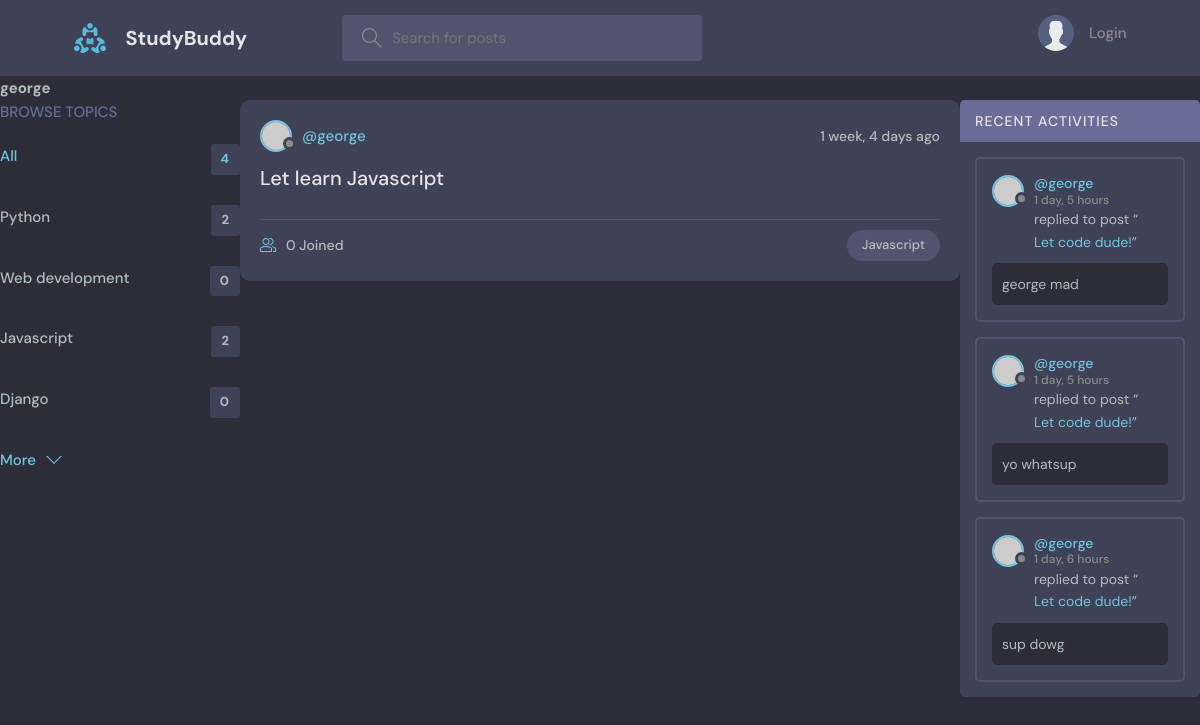
Screenshot of /profile/3/ with the database file from the repository.
### base/models.py (models this page shows, shortened)
class Topic(models.Model):
    name = models.CharField(max_length=200)

class Room(models.Model):
    host =models.ForeignKey(User, on_delete=models.SET_NULL, null=True)
    topic = models.ForeignKey(Topic, on_delete=models.SET_NULL, null=True)
    name = models.CharField(max_length=200)
    description = models.TextField(null=True, blank=True)
    participants = models.ManyToManyField(User, related_name='participants', blank=True)
    updated = models.DateTimeField(auto_now=True)
    created = models.DateTimeField(auto_now_add=True)
    class Meta:
        ordering = ['-updated', '-created']

class Message(models.Model):
    user = models.ForeignKey(User, on_delete=models.CASCADE)
    room = models.ForeignKey(Room, on_delete=models.CASCADE)
    body = models.TextField()
    updated = models.DateTimeField(auto_now=True)
    created = models.DateTimeField(auto_now_add=True)
    class Meta:
        ordering = ['-updated', '-created']

### base/views.py (the view)
def userProfile(request, pk):
    user=User.objects.get(id=pk)
    rooms= user.room_set.all()
    room_messages=user.message_set.all()
    topics = Topic.objects.all()
    context = {'user': user,'rooms': rooms,'room_messages': room_messages,'topics': topics}
    return render(request, 'base/profile.html', context)

### base/templates/base/profile.html (shortened to what this page needs)
{% extends 'main.html'%}
{% block content %}
<h1>{{user.username}}</h1>
<div class="profile-container">
    <div>
        {%include 'base/topics_component.html'%}
    </div>
    <div>
        {%include 'base/feed_component.html'%}
    </div>
    <div>
        {%include 'base/activity_component.html'%}
    </div>
</div>
{% endblock content %}

### base/templates/base/topics_component.html
<div class="topics">
    <div class="topics__header">
      <h2>Browse Topics</h2>
    </div>
    <ul class="topics__list">
      <li>
        <a href="{% url 'home' %}" class="active">All <span>{{topics.count}}</span></a>
      </li>
      {% for topic in topics %}
      <li>
        <a href="{% url 'home' %}?q={{topic.name}}">{{topic.name}} <span>{{topic.room_set.all.count}}</span></a>
      </li>
      {% endfor %}
    </ul>
    <a class="btn btn--link" href="topics.html">
      More
      <svg version="1.1" xmlns="http://www.w3.org/2000/svg" width="32" height="32" viewBox="0 0 32 32">
        <title>chevron-down</title>
        <path d="M16 21l-13-13h-3l16 16 16-16h-3l-13 13z"></path>
      </svg>
    </a>
  </div>

### base/templates/base/feed_component.html (shortened to what this page needs)
{% for room in rooms %}
<div class="roomListRoom">
            <div class="roomListRoom__header">
              <a href="{% url 'user-profile' room.host.id %}" class="roomListRoom__author">
                <div class="avatar avatar--small">
                  <img src="https://randomuser.me/api/portraits/women/11.jpg" />
                </div>
                <span>@{{room.host.username}}</span>
              </a>
              <div class="roomListRoom__actions">
                <span>{{room.created|timesince}} ago</span>
              </div>
            </div>
            <div class="roomListRoom__content">
              <a href="{% url 'room' room.id %}">{{room.name}}</a>
            </div>
            <div class="roomListRoom__meta">
              <a href="{% url 'room' room.id %}" class="roomListRoom__joined">
                {{room.participants.all.count}} Joined
              </a>
              <p class="roomListRoom__topic">{{room.topic.name}}</p>
            </div>
          </div>
          {% endfor %}

### base/templates/base/activity_component.html (shortened to what this page needs)
<div class="activities">
    <div class="activities__header">
      <h2>Recent Activities</h2>
    </div>
    {% for message in room_messages%}
    <div class="activities__box">
      <div class="activities__boxHeader roomListRoom__header">
        <a href="{% url 'user-profile' message.user.id %}" class="roomListRoom__author">
          <div class="avatar avatar--small">
            <img src="https://randomuser.me/api/portraits/women/11.jpg" />
          </div>
          <p>
            @{{message.user}}
            <span>{{message.created|timesince}}</span>
          </p>
        </a>
      </div>
      <div class="activities__boxContent">
        <p>replied to post “<a href="{%url 'room' message.room.id%}">{{message.room.name}}</a>”</p>
        <div class="activities__boxRoomContent">
         {{message.body}}
        </div>
      </div>
    </div>
    {% endfor %}
  </div>

### static/styles/style.css (style rules this page uses)
:root { --color-main: #71c6dd; --color-main-light: #e1f6fb; --color-dark: #3f4156; --color-dark-medium: #51546e; --color-dark-light: #696d97; --color-light: #e5e5e5; --color-gray: #8b8b8b; --color-light-gray: #b2bdbd; --color-bg: #2d2d39; --color-success: #5dd693; --color-error: #fc4b0b; }
* { font-family: "DM Sans", -apple-system, BlinkMacSystemFont, "Segoe UI", Roboto, Oxygen, Ubuntu, Cantarell, "Open Sans", "Helvetica Neue", sans-serif; margin: 0; padding: 0; box-sizing: border-box; text-rendering: optimizeLegibility; font-size: inherit; }
html { font-size: 56.25%; }
@media only screen and (min-width: 1200px) { html { font-size: 62.5%; } }
body { line-height: 1.6; font-weight: 400; font-size: 1.5rem; color: var(--color-light-gray); background-color: var(--color-bg); min-height: 100vh; }
img { width: 100%; }
a { display: inline-block; color: var(--color-main); text-decoration: none; }
.btn { background-color: transparent; border: none; display: inline-flex; align-items: center; gap: 1rem; cursor: pointer; transition: all ease-in-out 0.3s; padding: 1rem 2rem; border-radius: 5px; box-shadow: 1px 1px 3px 1px rgba(0, 0, 0, 0.15); font-weight: 500; }
.btn--link { border-radius: 0; padding: 0; color: var(--color-main); box-shadow: none; }
.btn > svg { fill: currentColor; width: 1.6rem; height: 1.6rem; }
.avatar { position: relative; display: inline-block; border-radius: 50%; border: 2px solid var(--color-main); }
.avatar img { display: block; border-radius: 50%; object-fit: cover; object-position: center; }
.avatar::after { content: ""; display: block; position: absolute; background-color: var(--color-gray); z-index: 111; border-radius: 50%; border: 0.3rem solid var(--color-dark); }
.avatar.avatar--small img { width: 2.8rem; height: 2.8rem; }
.avatar.avatar--small:after { width: 0.7rem; height: 0.7rem; bottom: 0px; right: -6px; }
.topics__header { margin-bottom: 2rem; }
.topics__header h2 { text-transform: uppercase; font-weight: 500; color: var(--color-dark-light); }
.topics__list { list-style: none; }
.topics__list li a { display: flex; justify-content: space-between; margin-bottom: 3rem; font-weight: 500; color: var(--color-light-gray); transition: all 0.3s ease-in-out; }
.topics__list li a.active, .topics__list li a:hover { color: var(--color-main); }
.topics__list li a span { padding: 0.5rem 1rem; background-color: var(--color-dark); border-radius: 3px; font-size: 1.3rem; font-weight: 700; letter-spacing: 1px; }
.roomListRoom { margin-bottom: 2.4rem; background-color: var(--color-dark); border-radius: 1rem; padding: 2rem; }
.roomListRoom__header { display: flex; justify-content: space-between; align-items: center; }
.roomListRoom__author { font-weight: 500; display: flex; align-items: center; gap: 1rem; }
.roomListRoom__actions { display: flex; align-items: flex-start; gap: 1rem; position: relative; }
.roomListRoom__actions span { font-size: 1.4rem; font-weight: 500; }
.roomListRoom__content { margin: 1rem 0; }
.roomListRoom__content a { font-size: 2rem; font-weight: 500; margin-bottom: 1.5rem; color: var(--color-light); transition: all 0.3s ease-in-out; }
.roomListRoom__meta { border-top: 1px solid var(--color-dark-medium); padding-top: 1rem; display: flex; align-items: center; justify-content: space-between; }
.roomListRoom__joined { color: var(--color-light-gray); display: flex; align-items: center; gap: 1rem; font-size: 1.4rem; font-weight: 500; }
.roomListRoom__joined svg { fill: var(--color-main); width: 1.6rem; height: 1.6rem; }
.roomListRoom__topic { padding: 5px 1.5rem; background-color: var(--color-dark-medium); border-radius: 5rem; font-weight: 500; font-size: 1.3rem; }
.activities { background: var(--color-dark); border-radius: 5px; overflow: hidden; }
.activities__header h2 { background-color: var(--color-dark-light); text-transform: uppercase; font-weight: 500; padding: 1rem 1.5rem; color: var(--color-light); letter-spacing: 1px; font-size: 1.4rem; }
.activities__box { margin: 1.5rem; padding: 1.5rem; border: 2px solid var(--color-dark-medium); border-radius: 5px; }
.activities__boxHeader p { font-size: 1.4rem; line-height: 1.3; }
.activities__boxHeader p span { color: var(--color-gray); font-size: 1.2rem; display: block; }
.activities__boxContent { margin-left: 4.2rem; }
.activities__boxContent { font-size: 1.4rem; }
.activities__boxRoomContent { background: var(--color-bg); padding: 1rem; border-radius: 5px; margin-top: 1rem; margin-left: -4.2rem; }

### rows the page displays
Topic: name "Python", room_set.all.count "2"
Topic: name "Web development", room_set.all.count "0"
Topic: name "Javascript", room_set.all.count "2"
Topic: name "Django", room_set.all.count "0"
Room: host.username "george", created "1 week, 4 days", name "Let learn Javascript", participants.all.count "0", topic.name "Javascript"
Message: user "george", created "1 day, 5 hours", room.name "Let code dude!", body "george mad"
Message: user "george", created "1 day, 5 hours", room.name "Let code dude!", body "yo whatsup"
Message: user "george", created "1 day, 6 hours", room.name "Let code dude!", body "sup dowg"

### other values shown
{{ user.username }} "george"
{{ topics.count }} "4"
